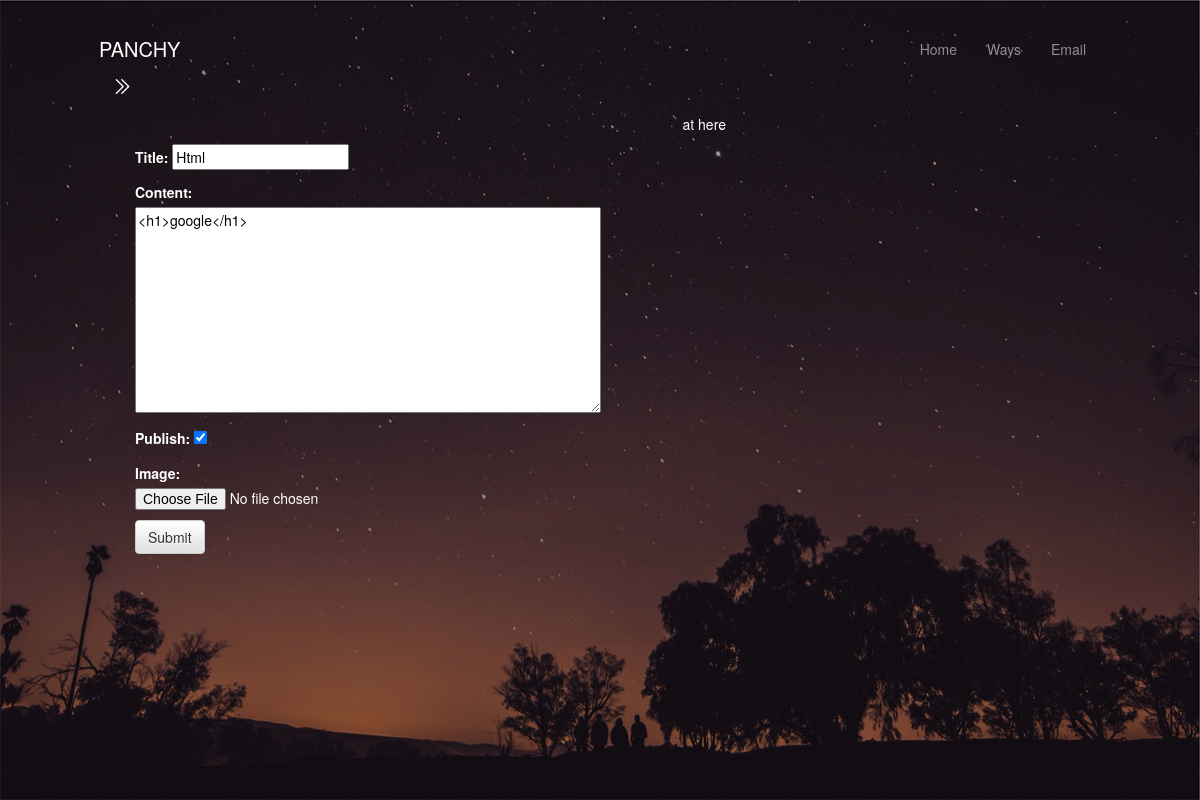
/index/3/edit/ (signed in), run on an earlier commit of the app's database.
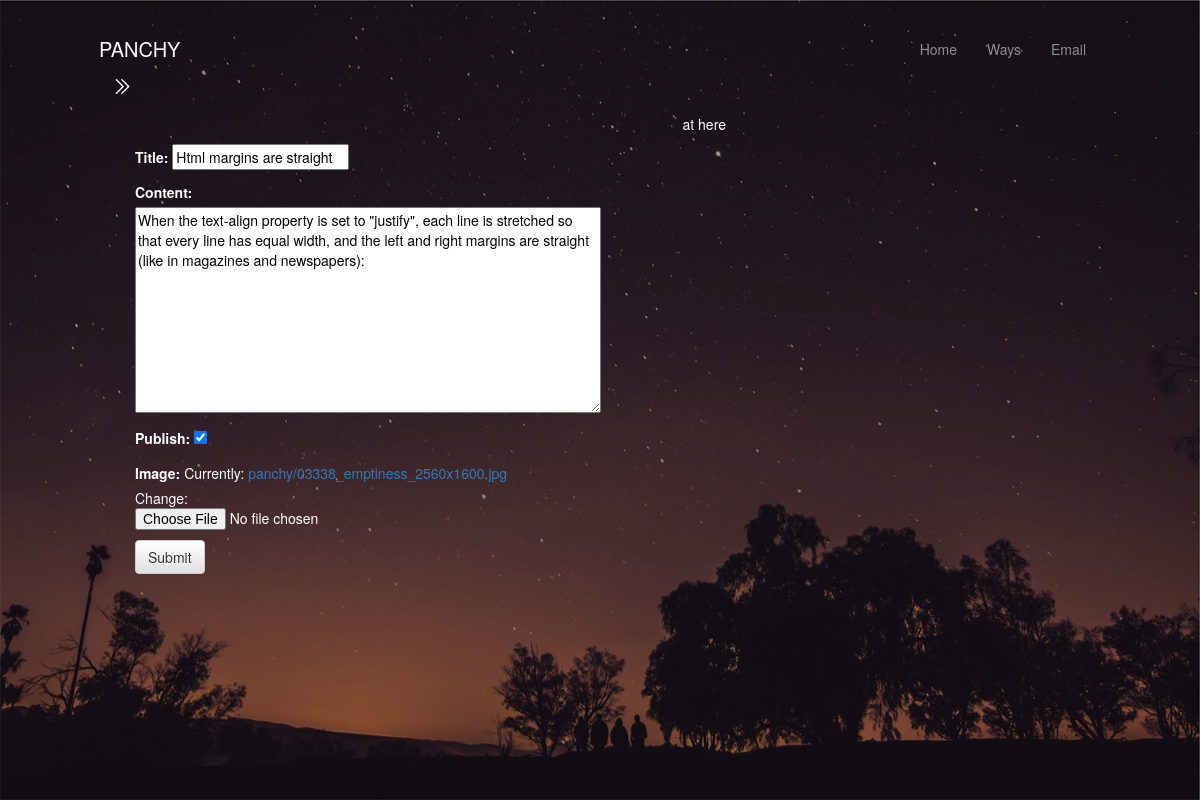
And on a later commit of the database.
### article/models.py (models this page shows, shortened)
class Article(models.Model):
    User=models.ForeignKey(settings.AUTH_USER_MODEL,default=1)
    Id=models.AutoField(primary_key=True)
    Title=models.CharField(max_length=1000,blank = False)
    Image=models.ImageField(upload_to=upload_location,
                            null=False,
                            blank=False,
                            width_field='width_field',
                            height_field='height_field',)
    height_field=models.IntegerField(default=0)
    width_field=models.IntegerField(default=0)
    Publish=models.BooleanField(default=False)
    Content=models.TextField()
    UpdateTime=models.DateTimeField(auto_now_add=False,auto_now=True)
    Build=models.DateTimeField(auto_now_add=True,auto_now=False)
    objects=PostManager()

### article/views.py (the view)
# urls.py: url(r'^(?P<pk>\d+)/edit/$',updateArticle,name="edit"),
def updateArticle(request,pk):
    if not request.user.is_staff or not request.user.is_superuser:
        raise Http404
    instance=get_object_or_404(Article,Id=pk)
    form=PostForm(request.POST or None,request.FILES or None,instance=instance)
    if form.is_valid():
        instance=form.save(commit=False)
        instance.save()
        return HttpResponseRedirect(instance.get_absolute_url())
    context={
        "form":form,
        "from":"Edit",
    }
    return render(request,"post.html",context)

### article/forms.py
class PostForm(forms.ModelForm):
    class Meta:
        model=Article
        fields=[
            "Title",
            "Content",
            "Publish",
            "Image"
        ]

### article/models.py (called while the page is built)
    def all(self,*args,**kwargs):
        return super(PostManager,self).order_by("-UpdateTime")

### templates/post.html (shortened to what this page needs)
{%extends 'base.html' %}
{% load static %}
{%block css%}
<link rel="stylesheet" type="text/css" href="{% static 'css/post.css' %}">
{%endblock css%}
{%block intro%}
<div class="intro row">
  <div class="col-lg-6">
    <form class="" action="" method="post" enctype="multipart/form-data"> {%csrf_token%}
      {{form.as_p}}
      <button type="submit" id="sub_form" class="btn btn-default">Submit</button>
    </form>
  </div>
  <div class="col-lg-6">
    <p>at here</p>
  </div>
</div>
{%endblock intro%}

What changed in the data, as far as the page shows it:
changed Article: Title "Html" → "Html margins are straight"; Content "<h1>google</h1>" → "When the text-align property is set to \"justify\", each line is stretched so that every line has equal width, and the left and right margins are straight (like in magazines and newspapers):"
Also different on the page:
text no longer shown: "Title: Content: Publish: Image:"
text now shown: "Title: Content: Publish: Image: Currently: panchy/03338_emptiness_2560x1600.jpg Change:"
